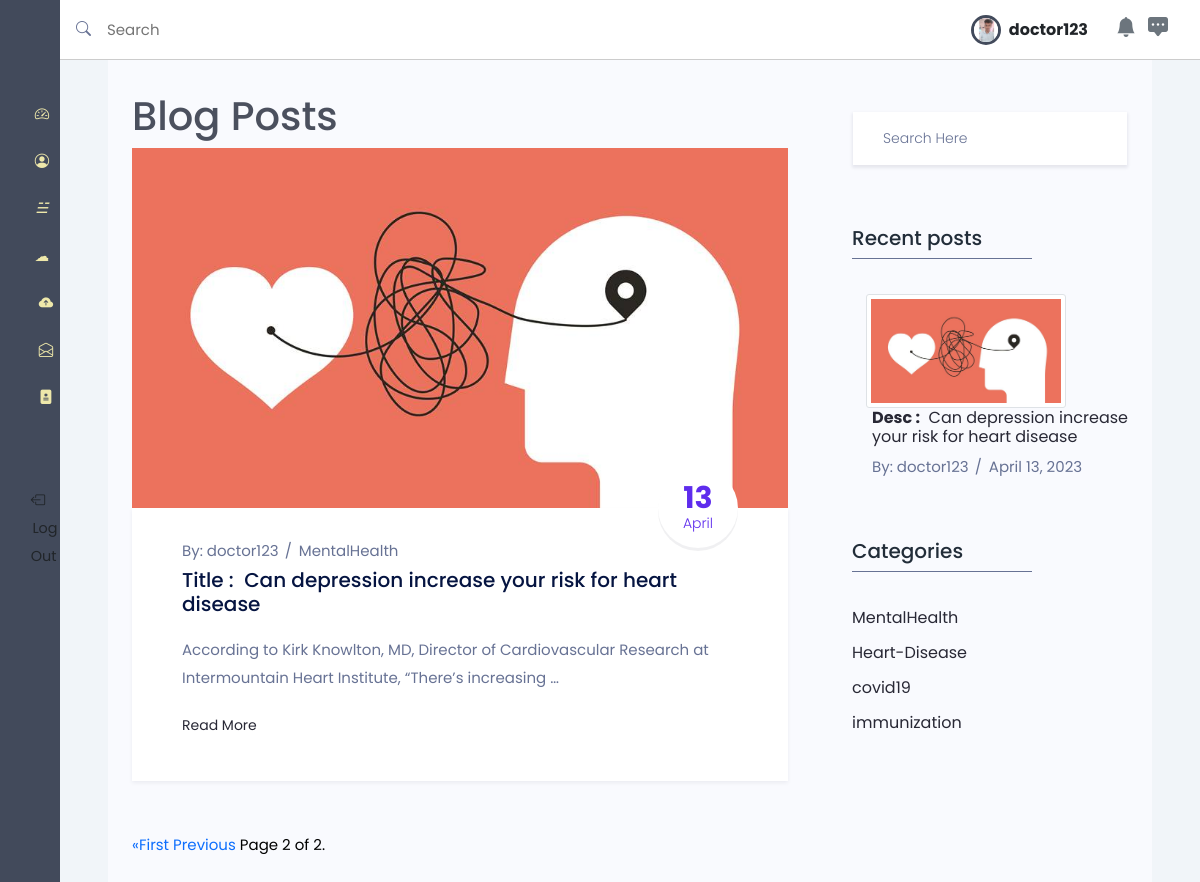
/doctor_myblogs/?page=2 (signed in), run on an earlier commit of the app's database.
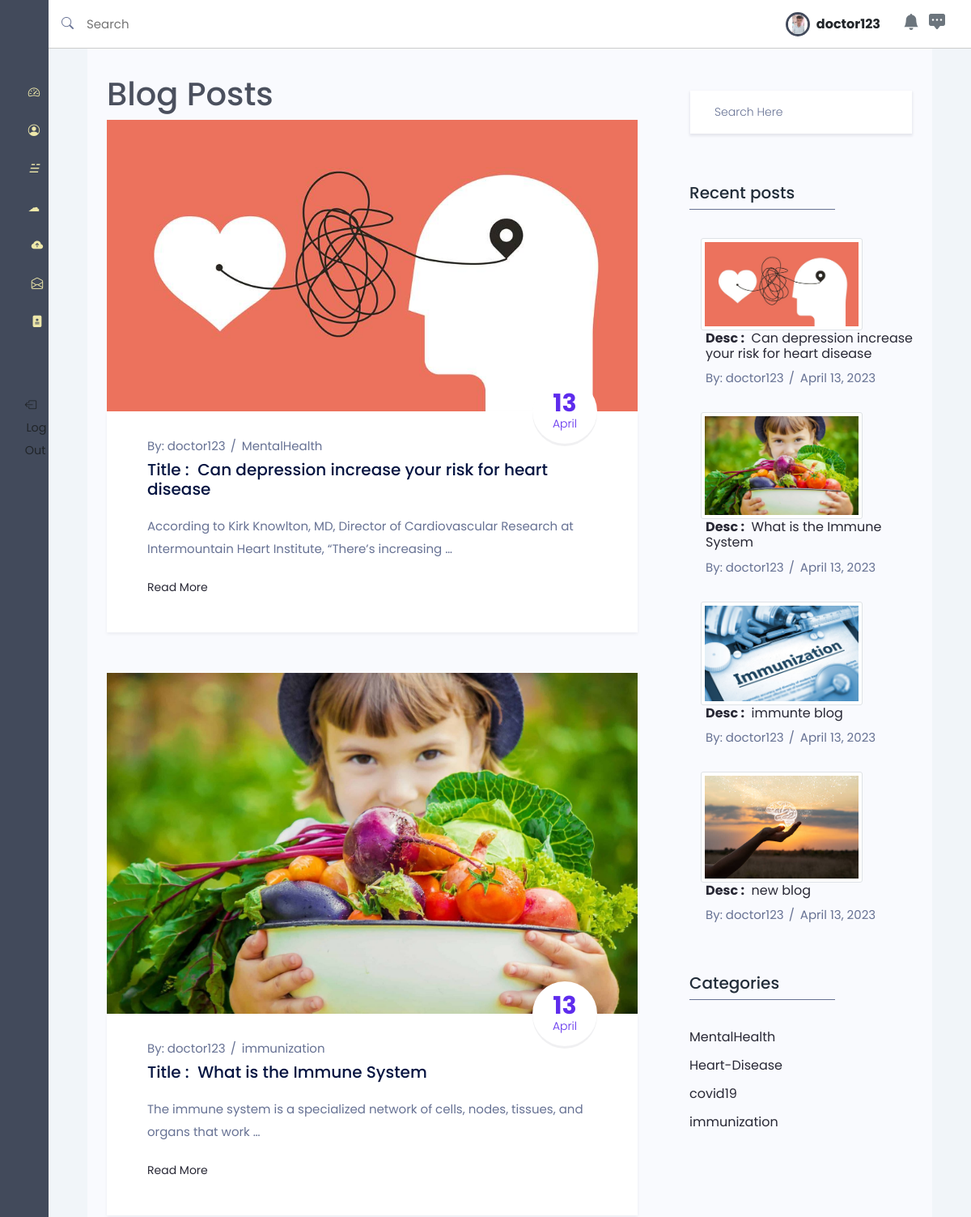
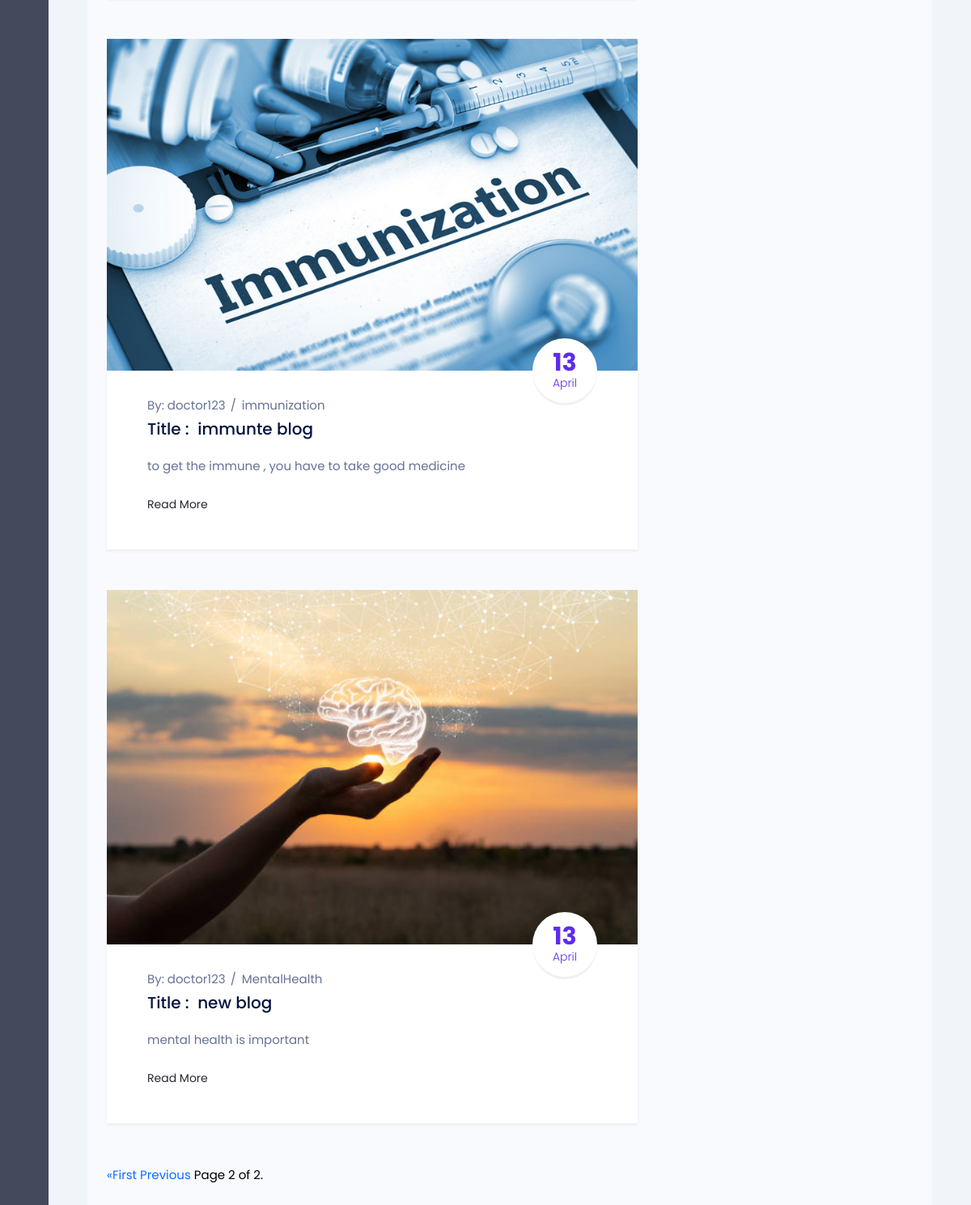
And on a later commit of the database (2 pictures, top to bottom).
### users/models.py (models this page shows)
class User(AbstractUser):
    user_status = models.CharField(max_length=500, blank=True)
    first_name=models.TextField(max_length=500, blank=True)
    last_name=models.TextField(max_length=500, blank=True)
    profile_pic = models.ImageField(upload_to="doctor/profiles", blank=True,
                                    default="doctor/profiles/download.png")  # default=
    username = models.CharField(max_length=30, blank=False,unique=True)
    email=models.CharField(max_length=30, blank=False)
    gender_choices = (("Male", "Male"), ("Female", "Female"))
    sex = models.TextField(
        max_length=10, choices=gender_choices, default="not_known")
    password=models.TextField(max_length=30, blank=False)
    confirm_password=models.TextField(max_length=30, blank=False)
    address = models.TextField(max_length=30, blank=True)

### doctor/models.py (models this page shows, shortened)
class Post(models.Model):
    category = models.ForeignKey(Category,on_delete=models.CASCADE,related_name='categories')
    user = models.TextField(max_length=255)
    title = models.TextField(max_length=255)
    thumbnail = models.ImageField(upload_to='post/thumbanail')
    description = RichTextField(blank=True,null=True)
    summary = RichTextField(blank=True,null=True)
    tags = models.TextField(max_length=255,blank=True,null=True)
    posted_at = models.DateField(default=datetime.now)
    is_published = models.TextField(max_length=255,default=1)
    class Meta:
        verbose_name = ("Post")
        verbose_name_plural = ("Posts")

class Category(models.Model):
    name = models.TextField(max_length=255,default='Unknown')
    created = models.DateTimeField(default=datetime.now)
    def __str__(self):
        return self.name
    class Meta:
        verbose_name = 'Category'
        verbose_name_plural = 'Categories'

### doctor/views.py (the view)
# urls.py: path('doctor_myblogs/', myblogs,
def myblogs(request):
    posts = Post.objects.filter(is_published="1",user=str(request.user.username)).order_by('-posted_at')
    categories = Category.objects.all()
    posts = Paginator(posts, 5)
    page = request.GET.get('page')
    posts = posts.get_page(page)
    context = {
        'posts': posts,
        'categories': categories,
    }
    return render(request,'doctor/doctor_blogs.html',context)

### templates/doctor/doctor_blogs.html (shortened to what this page needs)
{% extends 'doctor/doctor_main.html' %}
{% load static %}
{% block content %}
   <link rel="stylesheet" href="{% static 'css/bootstrap.min.css' %}">
   <link rel="stylesheet" href="{% static 'vendor/themify-icons.css' %}">
   <link rel="stylesheet" href="{% static 'vendor/flaticon.css' %}">
   <link rel="stylesheet" href="{% static 'vendor/animate.css' %}">
   <link rel="stylesheet" href="{% static 'vendor/owl.carousel.min.css' %}">
   <link rel="stylesheet" href="{% static 'vendor/magnific-popup.css' %}">
   <link rel="stylesheet" href="{% static 'vendor/nice-select.css' %}">
   <link rel="stylesheet" href="{% static 'vendor/all.css' %}">
   <link rel="stylesheet" href="{% static 'vendor/styleblog.css' %}">
   <link rel="stylesheet" href="{% static 'vendor/jquery.mCustomScrollbar.min.css' %}">
   <link rel="stylesheet" href="{% static 'vendor/styleblog2.css' %}">
   <link rel="stylesheet" href="{% static 'vendor/responsive.css' %}">
<main>
                <section class="blog_area sec_pad" style="margin-top:-8%;">
                    <div class="container">
                        <h1>Blog Posts </h1>
                        <div class="row">
                            <div class="col-lg-8">
                                {% for post in  posts%}
                                <div class="blog_list_item mb_50">
                                    <img class="img-fluid" src="{{post.thumbnail.url}}" alt="" style="height:90%;width:100%">
                                    <div class="blog_content">
                                        <div class="post_date">
                                            <h2>{{post.posted_at|date:'d'}} <span>{{post.posted_at|date:'F'}}</span></h2>
                                        </div>
                                        <div class="entry_post_info">
                                            By: <a href="#">{{post.user}}</a>
                                            <a href="#">{{post.category}}</a>
                                        </div>
                                        <a href="/post/{{post.title}}">
                                            <h5 class="f_p f_size_20 f_500 t_color mb_20">Title : &nbsp;{{post.title}}</h5>
                                        </a>
                                        <p class="f_400 mb_20">{{post.description |safe|truncatewords:"15"|linebreaks }}</p>
                                        <a href="/post/{{post.title}}" class="learn_btn_two">Read More <i class="ti-arrow-right"></i></a>
                                    </div>
                                </div>
                                {% endfor %}
                                <div class="pagination">
                                    <span class="step-links">
                                        {% if posts.has_previous %}
                                            <a href="?page=1">&laquo;First</a>
                                            <a href="?page={{ posts.previous_page_number }}">Previous</a>
                                        {% endif %}
                                        <span class="current" style="color:black;">
                                            Page {{ posts.number }} of {{ posts.paginator.num_pages }}.
                                        </span>
                                    </span>
                                </div>
                            </div>
                            <div class="col-lg-4">
                                <div class="blog-sidebar" style="margin-top:-12%;">
                                    <div class="widget sidebar_widget widget_search">
                                        <form action="{% url 'search' %}" class="search-form input-group" method='get'>
                                            <input type="search" class="form-control widget_input" name='keyword' placeholder="Search Here">
                                            <button type="submit"><i class="ti-search"></i></button>
                                        </form>
                                    </div>
                                    <div class="widget sidebar_widget widget_recent_post mt_60">
                                        <div class="widget_title">
                                            <h3 class="f_p f_size_20 t_color3">Recent posts</h3>
                                            <div class="border_bottom"></div>
                                        </div>
                                        {% for post in  posts%}
                                        <div class="media post_item">
                                            <a href="/post/{{post.title}}">
                                            <img src="{{post.thumbnail.url}}"style="margin-left:5%;" class='img-responsive img-fluid img-thumbnail' height="75" width="200" alt=""></a>
                                            <div class="media-body">
                                                <a href="/post/{{post.title}}">
                                                    <h3 class="f_size_16 f_p f_400"><b>Desc :</b> &nbsp;{{post.title}}</h3>
                                                </a>
                                                <div class="entry_post_info">
                                                    By: <a href="#">{{post.user}}</a>
                                                    <a href="#">{{post.posted_at}}</a>
                                                </div>
                                            </div>
                                        </div>
                                        {% endfor %}
                                    </div>
                                    <div class="widget sidebar_widget widget_categorie mt_60">
                                        <div class="widget_title">
                                            <h3 class="f_p f_size_20 t_color3">Categories</h3>
                                            <div class="border_bottom"></div>
                                        </div>
                                        <ul class="list-unstyled">
                                            {% for category in categories %}
                                            <li> <a href="/category/{{category.name}}"><span>{{category.name}}</span><em></em></a> </li>
                                            {% endfor %}
                                        </ul>
                                    </div>
                        </div>
        </div>
    </section>
</main>
{% endblock %}

### templates/doctor/doctor_main.html (shortened to what this page needs)
{% load static %}
<!DOCTYPE HTML>
<html lang="en">
<head>
    <link rel="stylesheet" href="https://cdn.jsdelivr.net/gh/lykmapipo/themify-icons@0.1.2/css/themify-icons.css">
    <link rel="stylesheet" href="{% static 'css/style.css' %}">
     <link rel="stylesheet" href="https://cdn.jsdelivr.net/npm/bootstrap-icons@1.8.1/font/bootstrap-icons.css">
     <link href="https://cdn.jsdelivr.net/npm/bootstrap@5.2.0/dist/css/bootstrap.min.css" rel="stylesheet">
     <link rel="stylesheet" href="https://cdn.datatables.net/1.12.1/css/jquery.dataTables.min.css">
</head>
<body>
    <div class="sidebar">
        <div class="sidebar-header">
            <label for="sidebar-toggle" class="ti-menu-alt"></label>
        </div>
        <div class="sidebar-menu">
            <ul>
                <li>
                    <a href="{% url 'doctor_dashboard' %}">
                        <i class="bi bi-speedometer2 me-2"></i>
                    </a>
                </li>
                <li>
                    <a href="{% url 'doctor_profile' %}">
                        <i class="bi bi-person-circle me-2"></i>
                    </a>
                </li>
                  <li>
                    <a href="{% url 'doctor_blogs' %}">
                        <i>&#9777;&nbsp;&nbsp; </i>
                    </a>
                </li>
                <li>
                    <a href="{% url 'myblogs' %}">
                        <i>&#9729;&nbsp;&nbsp;</i>
                    </a>
                </li>
                <li>
                    <a href="{% url 'upload_blog' %}">
                        <i class="bi bi-cloud-arrow-up-fill"></i>
                    </a>
                </li>
                <li>
                    <a href="{% url 'doctor_drafts' %}">
                        <i class="bi bi-envelope-open"></i>
                    </a>
                </li>
                <li>
                    <a href="{% url 'view_appointments' %}">
                        <i class="bi bi-file-medical-fill"></i>
                    </a>
                </li>
                <br><br>
                <li>
                    <a href="{% url 'logout' %}" class="logout text-dark"data-bs-toggle="tooltip" data-bs-placement="right" title="logout" ><i class="bi bi-box-arrow-left me-3"></i>
                        <span class="d-none d-md-inline">Log Out </span></a></li>
            </ul>
        </div>
    </div>
    <div class="main-content">
        <header>
            <div class="search-wrapper">
                <span class=""><i class="bi bi-search fw-bold"></i></span>
                <input type="search" placeholder="Search">
            </div>
            <div class="#">
                <img src="{{ request.user.profile_pic.url }}" style="width: 30px;height: 30px;border-radius: 50%;overflow: hidden;background-color: blue;display:inline-block;vertical-align:middle;border:3px solid #424a5b;">
                <span class="fw-bold fs-6 ms-1 text-dark me-4">{{ request.user.username|safe | truncatechars:"10" }}</span>
                <span  data-bs-toggle="offcanvas" data-bs-target="#notice" aria-controls="notice"><i class="bi bi-bell-fill me-2 text-secondary fs-5"></i></span>
                <i class="bi bi-chat-square-dots-fill fs-5 me-3 text-secondary"></i>
            </div>
        </header>
        {% block content %}
        {% endblock content %}
    </div>
</body>
</html>

### static/css/style.css (style rules this page uses)
:root { --main-color: #424a5b; --color-dark: #1D2231; --text-grey: #8390A2; }
* { font-family: 'Poppins', sans-serif; margin: 0; padding: 0; text-decoration: none; list-style-type: none; box-sizing: border-box; }
.sidebar { height: 100%; width: 240px; position: fixed; left: 0; top: 0; z-index: 100; background: var(--main-color); color: #fff; overflow-y: auto; transition: width 500ms; }
.sidebar-header { display: flex; justify-content: space-between; align-items: center; height: 60px; padding: 0rem 1rem; }
.sidebar-menu { padding: 0rem; padding-top: 40px; }
.sidebar li { margin-bottom: 1.2rem; font-size: larger; }
.sidebar a { color: palegoldenrod; text-decoration: none; font-size: .9rem; }
.sidebar a span:last-child { padding-left: .1rem; }
.main-content { position: relative; margin-left: 240px; transition: margin-left 500ms; }
header { position: fixed; left: 240px; top: 0; z-index: 100; width: calc(100% - 240px); background: #fff; height: 60px; padding: 0rem 1rem; display: flex; align-items: center; justify-content: space-between; border-bottom: 1px solid #ccc; transition: left 500ms; }
.search-wrapper { display: flex; align-items: center; }
.search-wrapper input { border: 0; outline: 0; padding: 1rem; height: 38px; }
main { margin-top: 60px; background: #f1f5f9; min-height: 90vh; padding: 1rem 3rem; }
@media only screen and (max-width: 1200px) { .sidebar { width: 60px; z-index: 150; } }
@media only screen and (max-width: 1200px) { .sidebar .sidebar-header h3 span, .sidebar li span:last-child { display: none; } }
@media only screen and (max-width: 1200px) { .sidebar .sidebar-header, .sidebar li { display: flex; justify-content: center; } }
@media only screen and (max-width: 1200px) { .main-content { margin-left: 60px; } }
@media only screen and (max-width: 1200px) { .main-content header { left: 60px; width: calc(100% - 60px); } }

What changed in the data, as far as the page shows it:
now on this page (row edited): Post: thumbnail (picture), posted_at "13", posted_at "April", user "doctor123", category "immunization", title "What is the Immune System", description "The immune system is a specialized network of cells, nodes, tissues, and organs that work …", posted_at "April 13, 2023"
added Post: thumbnail (picture), posted_at "13", posted_at "April", user "doctor123", category "immunization", title "immunte blog", description "to get the immune , you have to take good medicine", posted_at "April 13, 2023"
added Post: thumbnail (picture), posted_at "13", posted_at "April", user "doctor123", category "MentalHealth", title "new blog", description "mental health is important", posted_at "April 13, 2023"
